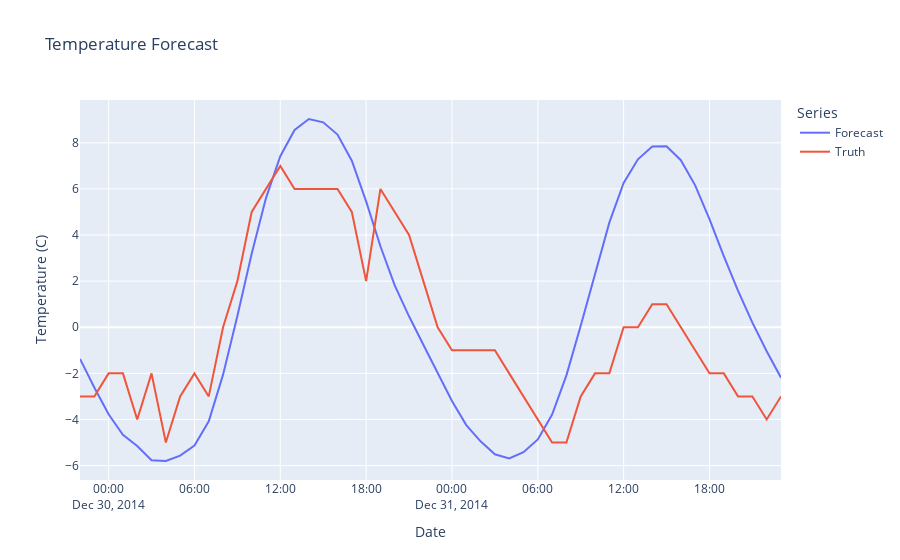

Here is the notebook cell this chart was saved with:
### Code cell
# Create and format the figure
fig = px.line(x = truth.index, 
        y=[fcast['TEMP'], truth['TEMP']],
        title = 'Temperature Forecast',
        labels = {
            'value' : 'Temperature (C)',
            'x' : 'Date',
            'variable' : 'Series'
        })

# Renaming the series
fig.data[0].name = "Forecast"
fig.data[1].name = "Truth"

# Render the plot
fig

### Figure 1 — Plotly figure (JSON) as saved in the notebook; plotly's stock layout.template omitted (floating-point values rounded to 4 significant figures)
{"data": [{"hovertemplate": "Series=wide_variable_0<br>Date=%{x}<br>Temperature (C)=%{y}<extra></extra>", "legendgroup": "wide_variable_0", "line": {"color": "#636efa", "dash": "solid"}, "marker": {"symbol": "circle"}, "mode": "lines", "name": "Forecast", "orientation": "v", "showlegend": true, "type": "scatter", "x": ["2014-12-29T22:00:00", "2014-12-29T23:00:00", "2014-12-30T00:00:00", "2014-12-30T01:00:00", "2014-12-30T02:00:00", "2014-12-30T03:00:00", "2014-12-30T04:00:00", "2014-12-30T05:00:00", "2014-12-30T06:00:00", "2014-12-30T07:00:00", "2014-12-30T08:00:00", "2014-12-30T09:00:00", "2014-12-30T10:00:00", "2014-12-30T11:00:00", "2014-12-30T12:00:00", "2014-12-30T13:00:00", "2014-12-30T14:00:00", "2014-12-30T15:00:00", "2014-12-30T16:00:00", "2014-12-30T17:00:00", "2014-12-30T18:00:00", "2014-12-30T19:00:00", "2014-12-30T20:00:00", "2014-12-30T21:00:00", "2014-12-30T22:00:00", "2014-12-30T23:00:00", "2014-12-31T00:00:00", "2014-12-31T01:00:00", "2014-12-31T02:00:00", "2014-12-31T03:00:00", "2014-12-31T04:00:00", "2014-12-31T05:00:00", "2014-12-31T06:00:00", "2014-12-31T07:00:00", "2014-12-31T08:00:00", "2014-12-31T09:00:00", "2014-12-31T10:00:00", "2014-12-31T11:00:00", "2014-12-31T12:00:00", "2014-12-31T13:00:00", "2014-12-31T14:00:00", "2014-12-31T15:00:00", "2014-12-31T16:00:00", "2014-12-31T17:00:00", "2014-12-31T18:00:00", "2014-12-31T19:00:00", "2014-12-31T20:00:00", "2014-12-31T21:00:00", "2014-12-31T22:00:00", "2014-12-31T23:00:00"], "xaxis": "x", "y": [-1.372, -2.611, -3.775, -4.669, -5.151, -5.773, -5.802, -5.567, -5.132, -4.08, -2.055, 0.49, 3.191, 5.602, 7.418, 8.56, 9.033, 8.889, 8.359, 7.225, 5.458, 3.513, 1.813, 0.4747, -0.762, -1.949, -3.2, -4.242, -4.948, -5.511, -5.686, -5.419, -4.868, -3.786, -2.089, 0.0657, 2.355, 4.538, 6.259, 7.284, 7.838, 7.854, 7.248, 6.155, 4.688, 3.087, 1.577, 0.198, -1.043, -2.189], "yaxis": "y"}, {"hovertemplate": "Series=wide_variable_1<br>Date=%{x}<br>Temperature (C)=%{y}<extra></extra>", "legendgroup": "wide_variable_1", "line": {"color": "#EF553B", "dash": "solid"}, "marker": {"symbol": "circle"}, "mode": "lines", "name": "Truth", "orientation": "v", "showlegend": true, "type": "scatter", "x": ["2014-12-29T22:00:00", "2014-12-29T23:00:00", "2014-12-30T00:00:00", "2014-12-30T01:00:00", "2014-12-30T02:00:00", "2014-12-30T03:00:00", "2014-12-30T04:00:00", "2014-12-30T05:00:00", "2014-12-30T06:00:00", "2014-12-30T07:00:00", "2014-12-30T08:00:00", "2014-12-30T09:00:00", "2014-12-30T10:00:00", "2014-12-30T11:00:00", "2014-12-30T12:00:00", "2014-12-30T13:00:00", "2014-12-30T14:00:00", "2014-12-30T15:00:00", "2014-12-30T16:00:00", "2014-12-30T17:00:00", "2014-12-30T18:00:00", "2014-12-30T19:00:00", "2014-12-30T20:00:00", "2014-12-30T21:00:00", "2014-12-30T22:00:00", "2014-12-30T23:00:00", "2014-12-31T00:00:00", "2014-12-31T01:00:00", "2014-12-31T02:00:00", "2014-12-31T03:00:00", "2014-12-31T04:00:00", "2014-12-31T05:00:00", "2014-12-31T06:00:00", "2014-12-31T07:00:00", "2014-12-31T08:00:00", "2014-12-31T09:00:00", "2014-12-31T10:00:00", "2014-12-31T11:00:00", "2014-12-31T12:00:00", "2014-12-31T13:00:00", "2014-12-31T14:00:00", "2014-12-31T15:00:00", "2014-12-31T16:00:00", "2014-12-31T17:00:00", "2014-12-31T18:00:00", "2014-12-31T19:00:00", "2014-12-31T20:00:00", "2014-12-31T21:00:00", "2014-12-31T22:00:00", "2014-12-31T23:00:00"], "xaxis": "x", "y": [-3, -3, -2, -2, -4, -2, -5, -3, -2, -3, 0, 2, 5, 6, 7, 6, 6, 6, 6, 5, 2, 6, 5, 4, 2, 0, -1, -1, -1, -1, -2, -3, -4, -5, -5, -3, -2, -2, 0, 0, 1, 1, 0, -1, -2, -2, -3, -3, -4, -3], "yaxis": "y"}], "layout": {"legend": {"title": {"text": "Series"}, "tracegroupgap": 0}, "title": {"text": "Temperature Forecast"}, "xaxis": {"anchor": "y", "domain": [0, 1], "title": {"text": "Date"}}, "yaxis": {"anchor": "x", "domain": [0, 1], "title": {"text": "Temperature (C)"}}}}
